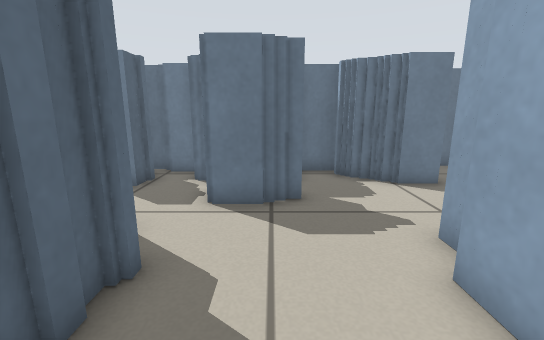
View 1 (above)

22 first-person views from a walk through a robot-simulator world made for Stage. The camera is 0.57 m above the floor, tilts 12° down and sees 90° across. The lines on the ground mark 1 m squares. The floor is counted in squares, 0.25 m on a side. Each view is taken from the middle of a square. On the plan, view 1 faces up. The plan holds only what a view shows up to about 17 squares ahead; the rest is blank. The place goes on beyond the plan. The robots in the file are not drawn.

View 2
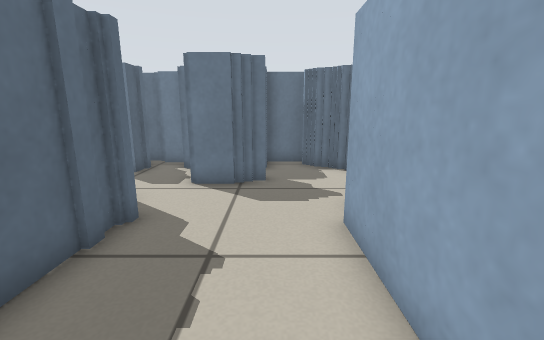

View 3
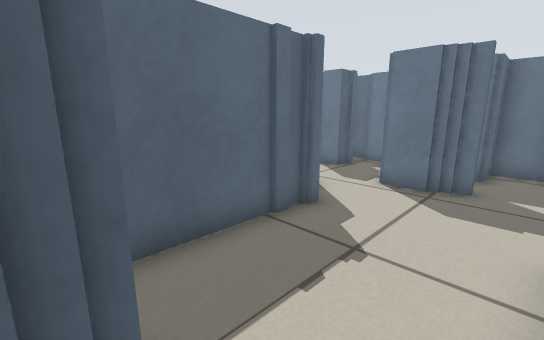

View 4
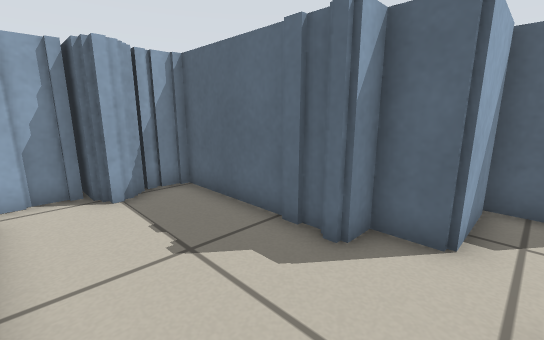

View 5
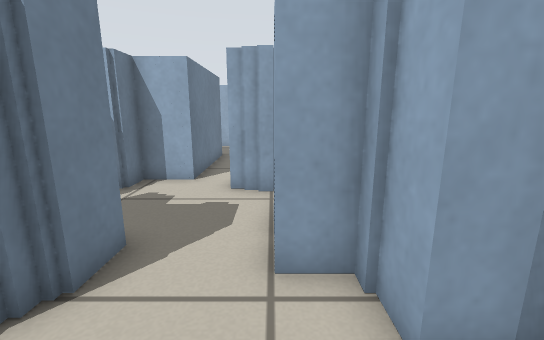

View 6
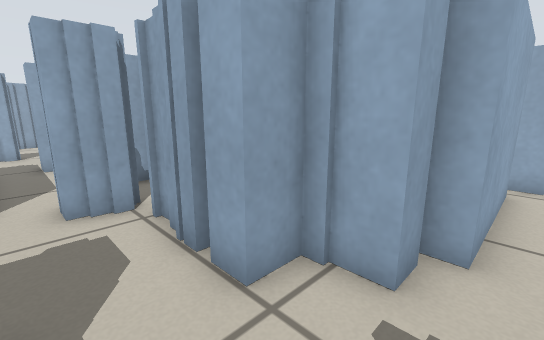

View 7
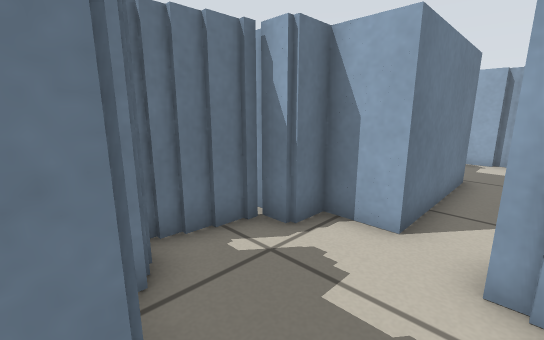

View 8
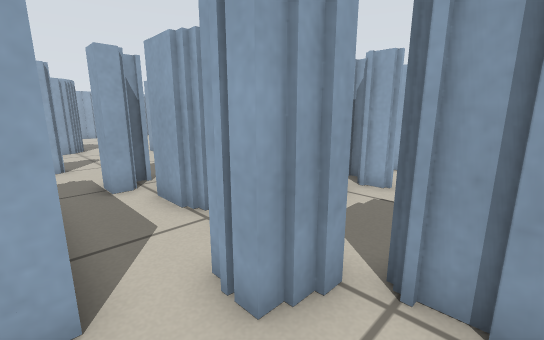

View 9
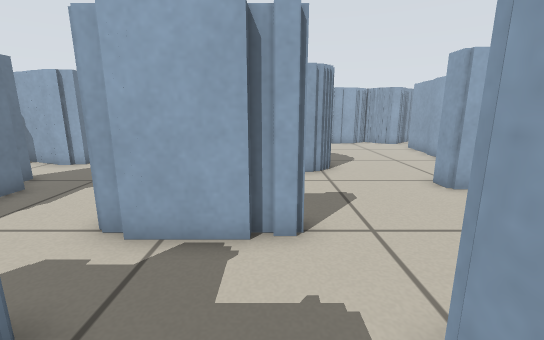

View 10
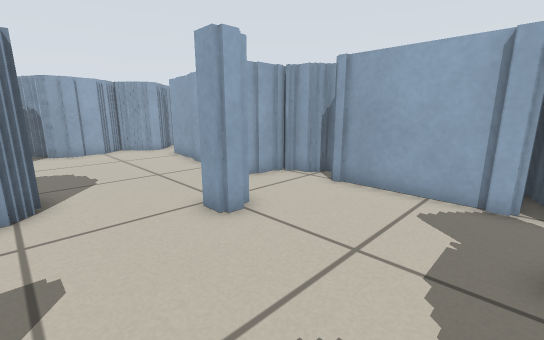

View 11
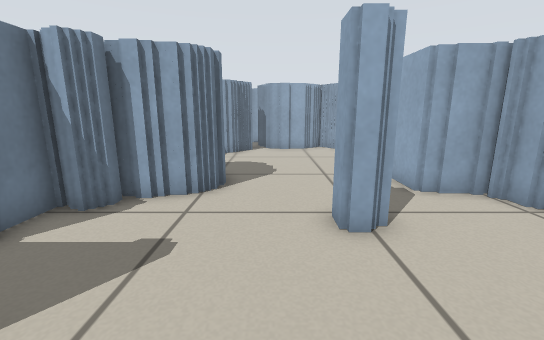

View 12
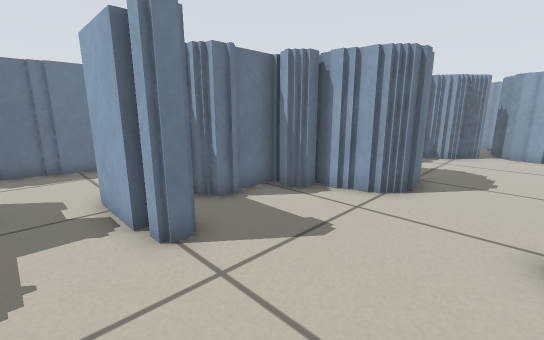

View 13
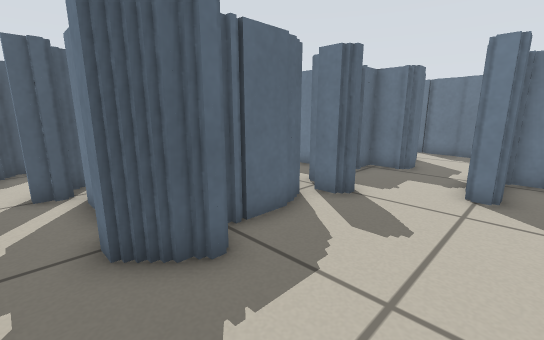

View 14
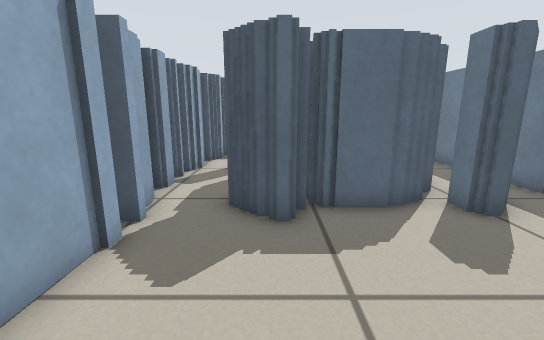

View 15
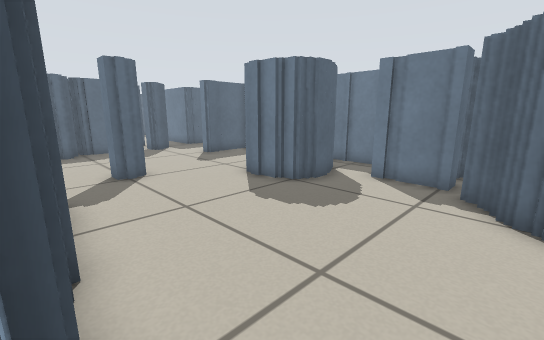

View 16
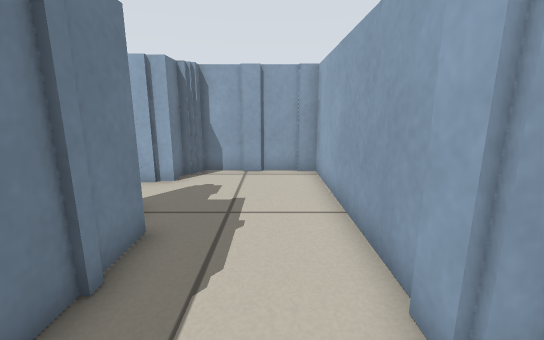

View 17
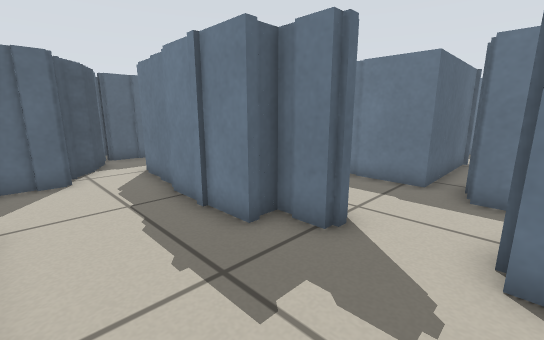

View 18
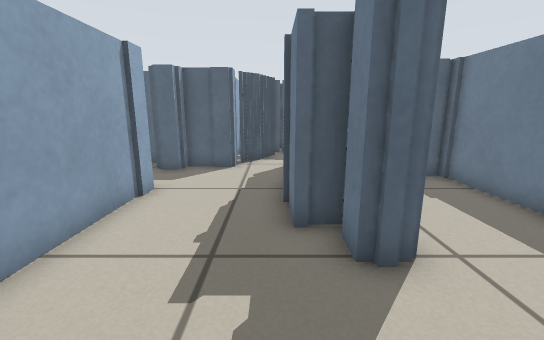

View 19
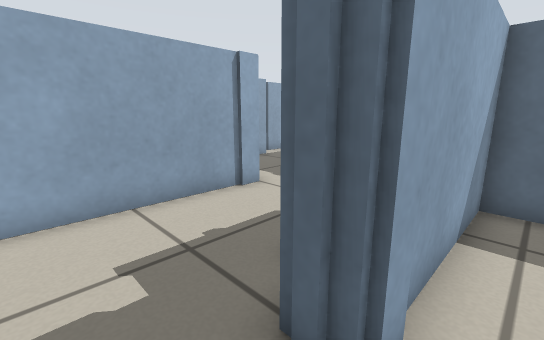

View 20
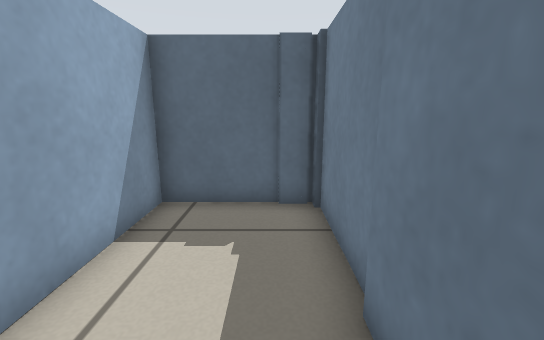

View 21
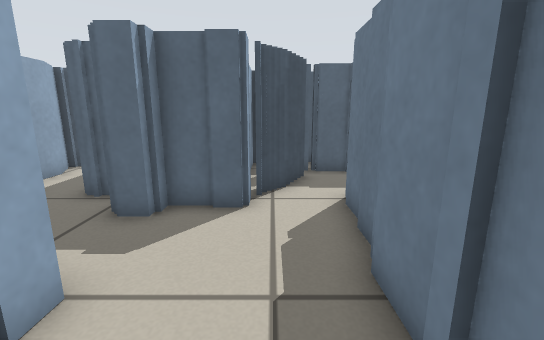

View 22
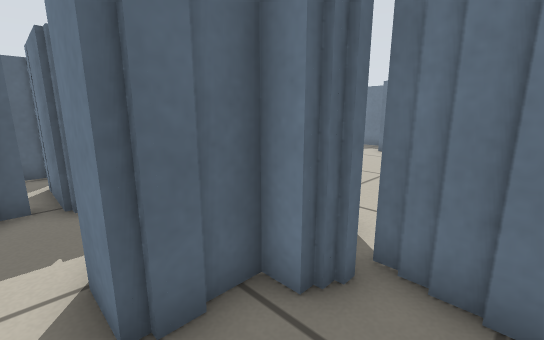

### Floor plan
Key: @ floor where view 1 was taken; # wall or solid block; . floor.
Columns run from 6 left of view 1 to 36 right of it. Each row starts with its distance up from view 1.
 21                         #########
 20                         #.......##
 19                         #........#
 18                         #........#
 17                   ##.   #######..#
 16                 ####..#########..###
 15                   ###.....####.....#
 14                   ####.............#
 13                  ### ###...........#
 12             ####      ##.......... #
 11  ##    ##   #. #      ##..##########  #
 10        ######..##     ##..######  .   #
  9  #######.####...#######...#.####  #.###
  8  ...###...................#...##  #.####
  7   ..###........##....###.......#  #....##
  6 #..........#############.......####.....##
  5 ####.....###         ##..................#
  4    ##....#            ##.................##
  3     #....#            ##.....##..........##
  2     #....#            ##.....##..........##
  1     #....#        #   ##..................#
  0     #.@..#        ###.##........####.....##
 -1     #....#        #............ #  #####.#
 -2     ###..#        ##.#########.##
 -3      #####         ###  #    ###

Positions as (right, up) in squares from view 1, and headings:
1: (0, 0), facing up
2: (1, -2), facing up
3: (2, -2), facing up-left
4: (2, 6), facing down-left
5: (1, 6), facing right
6: (2, 8), facing down-right
7: (5, 7), facing up-right
8: (7, 9), facing down-right
9: (15, 8), facing right
10: (18, 6), facing down-right
11: (18, 4), facing right
12: (18, 3), facing up-right
13: (21, -1), facing up-left
14: (23, 1), facing left
15: (34, -1), facing up-left
16: (18, 13), facing right
17: (27, 12), facing up-left
18: (28, 15), facing left
19: (26, 18), facing down-left
20: (25, 20), facing left
21: (23, 14), facing left
22: (8, 8), facing up-left
